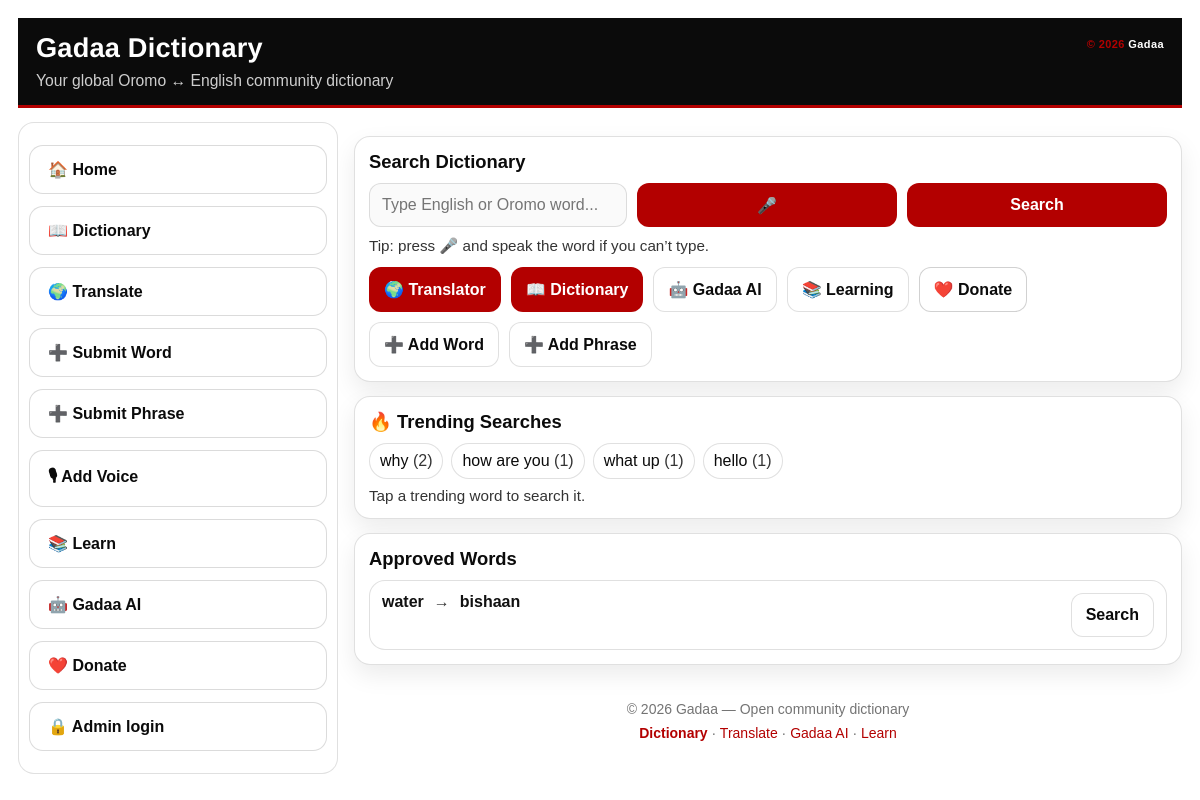
The page / on the database its author committed.
### tables this page shows
CREATE TABLE search_counts (
            query TEXT PRIMARY KEY,
            total_count INTEGER DEFAULT 0,
            today_count INTEGER DEFAULT 0,
            week_count INTEGER DEFAULT 0,
            last_searched_at DATETIME
        );

CREATE TABLE words (
            id INTEGER PRIMARY KEY AUTOINCREMENT,
            english TEXT,
            oromo TEXT,
            status TEXT
        , english_key TEXT, oromo_key TEXT);

### app.py (the view, shortened to what this page needs)
@app.route("/", methods=["GET", "POST"])
def home():
    conn = sqlite3.connect(DB_NAME)
    c = conn.cursor()
    result = None
    result_id = None
    suggestions = None
    audio = None
    c.execute("SELECT id, english, oromo FROM words WHERE status='approved' ORDER BY english ASC")
    all_words = c.fetchall()
    conn.close()
    trending = get_trending(limit=15)
    approved_oromo_audio_word_ids = get_approved_oromo_audio_ids("word")
    return render_template(
        "index.html",
        result=result,
        result_id=result_id,
        audio=audio,
        words=all_words,
        suggestions=suggestions,
        trending=trending,
        approved_oromo_audio_word_ids=approved_oromo_audio_word_ids
    )

### app.py (called while the page is built)
@app.before_request
def force_primary_domain():
    if request.path.startswith("/.well-known/"):
        return None
    if request.host == "gadaoromo.onrender.com":
        return redirect("https://gadaadictionary.com" + request.full_path, code=301)
    return None

@app.context_processor
def inject_globals():
    return dict(
        APP_NAME=APP_NAME,
        SUPPORT_MIN_NOK=SUPPORT_MIN_NOK,
        DONATE_URLS=DONATE_URLS,
        WEBSITE_URL=WEBSITE_URL,
        API_URL=API_URL,
    )

@app.after_request
def add_security_headers(resp):
    resp.headers["X-Content-Type-Options"] = "nosniff"
    resp.headers["X-Frame-Options"] = "SAMEORIGIN"
    if resp.mimetype == "text/html":
        resp.headers.setdefault("Cache-Control", "no-cache")
    return resp

def get_approved_oromo_audio_ids(entry_type: str) -> set:
    if entry_type not in ("word", "phrase"):
        return set()
    conn = sqlite3.connect(DB_NAME)
    c = conn.cursor()
    c.execute("""
        SELECT DISTINCT entry_id
        FROM audio
        WHERE status='approved'
          AND entry_type=?
          AND lang='oromo'
    """, (entry_type,))
    ids = {r[0] for r in c.fetchall()}
    conn.close()
    return ids

def get_trending(limit=20):
    conn = sqlite3.connect(DB_NAME)
    c = conn.cursor()
    c.execute("""
        SELECT query, today_count, week_count, total_count
        FROM search_counts
        ORDER BY today_count DESC, week_count DESC, total_count DESC
        LIMIT ?
    """, (limit,))
    rows = c.fetchall()
    conn.close()
    return rows

@app.after_request
def no_cache_html(resp):
    if resp.mimetype == "text/html":
        resp.headers["Cache-Control"] = "no-store, max-age=0"
        resp.headers["Pragma"] = "no-cache"
    return resp

### templates/index.html (shortened to what this page needs)
<!DOCTYPE html>
<html lang="en">
<head>
  <link rel="stylesheet" href="{{ url_for('static', filename='style.css') }}?v=20260218-2">
</head>
<body>
<div class="container">
 <header class="topbar">
  <div class="brand">
    <h1>{{ APP_NAME }}</h1>
    <p class="tagline">Your global Oromo ↔ English community dictionary</p>
  </div>
  <div class="topbar-right">
    <div class="mini-copy">
      <span class="copy-year">© 2026</span>
      <span class="copy-name">Gadaa</span>
    </div>
  </div>
</header>
<div class="layout">
  <div class="app-shell">
  <aside class="side-menu">
    <a class="side-link" href="/">🏠 Home</a>
    <a class="side-link" href="/dictionary">📖 Dictionary</a>
    <a class="side-link" href="/translate">🌍 Translate</a>
    <a class="side-link" href="/submit">➕ Submit Word</a>
    <a class="side-link" href="/submit_phrase">➕ Submit Phrase</a>
    <a class="side-link" href="/recorder">🎙 Add Voice</a>
    <a class="side-link" href="/learn">📚 Learn</a>
    <a class="side-link" href="/gadaa-ai">🤖 Gadaa AI</a>
    <a class="side-link" href="/support">❤️ Donate</a>
    <a class="side-link" href="/admin">🔒 Admin login</a>
  </aside>
 <main class="content" id="main">
   <section class="card">
    <h2>Search Dictionary</h2>
    <form method="POST" id="searchForm" class="row" style="align-items:stretch;">
      <input type="text" name="word" id="searchWord" placeholder="Type English or Oromo word..." required>
      <button type="button" onclick="startVoiceSearch()" title="Speak search">🎤</button>
      <button type="submit">Search</button>
    </form>
    <div class="subtle" style="margin-top:10px;">
      Tip: press 🎤 and speak the word if you can’t type.
    </div>
    <div class="quick-actions">
      <a class="btn primary" href="/translate">🌍 Translator</a>
      <a class="btn primary" href="/dictionary">📖 Dictionary</a>
      <a class="btn" href="/gadaa-ai">🤖 Gadaa AI</a>
      <a class="btn" href="/learn">📚 Learning</a>
      <a class="btn danger" href="/support">❤️ Donate</a>
      <a class="btn" href="/submit">➕ Add Word</a>
      <a class="btn" href="/submit_phrase">➕ Add Phrase</a>
    </div>
  </section>
  {% if trending %}
    <section class="card">
      <h2>🔥 Trending Searches</h2>
      <div class="chips">
        {% for t in trending %}
          <span class="chip" onclick="useSuggestion('{{ t[0]|e }}')">
            {{ t[0] }} <span class="muted">({{ t[1] }})</span>
          </span>
        {% endfor %}
      </div>
      <div class="subtle" style="margin-top:8px;">Tap a trending word to search it.</div>
    </section>
  {% endif %}
  <section class="card">
    <h2>Approved Words</h2>
    {% if words and words|length > 0 %}
      <div class="word-list">
        {% for w in words %}
          <div class="word-row" style="display:flex; align-items:flex-start; justify-content:space-between; gap:12px;">
            <div style="flex:1; min-width:0;">
              <div style="display:flex; align-items:center; gap:10px; flex-wrap:wrap;">
                <span><b>{{ w[1] }}</b></span>
                <span class="muted">→</span>
                <span><b>{{ w[2] }}</b></span>
              </div>
            </div>
            <button type="button" class="btn" onclick="useSuggestion('{{ w[1]|e }}')" title="Search this word">Search</button>
          </div>
        {% endfor %}
      </div>
    {% else %}
      <p class="muted">No approved words yet. Be the first to submit!</p>
    {% endif %}
  </section>
 <footer class="footer">
  <p>© 2026 Gadaa — Open community dictionary</p>
  <div style="margin-top:8px;">
    <a href="/dictionary"><strong>Dictionary</strong></a> ·
    <a href="/translate">Translate</a> ·
    <a href="/gadaa-ai">Gadaa AI</a> ·
    <a href="/learn">Learn</a>
  </div>
</footer>
</div>
</body>
</html>

### static/style.css (style rules this page uses)
* { margin: 0; padding: 0; box-sizing: border-box; font-family: Arial, sans-serif; }
:root { --bg: #ffffff; --text: #111111; --muted: rgba(17,17,17,0.85); --black: #0b0b0b; --red: #b30000; --redHover: #8f0000; --card: #ffffff; --card2: #fafafa; --border: rgba(0,0,0,0.12); --shadow: 0 10px 24px rgba(0,0,0,0.08); --radius: 16px; --radiusSm: 12px; }
body { background: var(--bg); color: var(--text); }
a { color: var(--red); text-decoration: none; }
.container { max-width: none; margin: 0; padding: 14px 18px; }
.topbar { position: sticky; top: 0; z-index: 60; background: var(--black); color: #fff; padding: 14px 18px; border-bottom: 3px solid var(--red); display:flex; align-items:flex-start; justify-content:space-between; gap: 12px; }
.mini-copy { position: static; margin-top: 6px; font-size: 10px; letter-spacing: 0.4px; white-space: nowrap; font-weight: 500; }
.copy-year { color: #c40000; }
.copy-name { color: #ffffff; }
.brand h1 { margin:0; font-size: 1.7rem; color:#fff; }
.tagline { margin-top: 6px; color: rgba(255,255,255,0.92); }
.subtle { color: var(--muted); font-size: 0.95rem; }
.muted { color: var(--muted); }
.card { margin-top: 14px; background: var(--card); border: 1px solid var(--border); border-radius: var(--radius); padding: 14px; box-shadow: var(--shadow); }
h2 { margin: 0 0 10px; font-size: 1.15rem; color: var(--black); }
h1, h3 { color: var(--black); }
input, select, textarea, button { width: 100%; font-size: 1rem; box-sizing: border-box; }
input, select, textarea { background: var(--card2); border: 1px solid var(--border); color: var(--text); border-radius: var(--radiusSm); padding: 12px; outline: none; }
button { padding: 12px 14px; border-radius: var(--radiusSm); border: none; cursor: pointer; background: var(--red); color: #fff; font-weight: 800; }
.btn { display:inline-block; padding: 12px 14px; border-radius: var(--radiusSm); border: 1px solid var(--border); background: #fff; color: var(--black); text-decoration:none; font-weight: 800; text-align:center; }
.btn.primary { background: var(--red); color: #fff; border-color: rgba(179,0,0,0.25); }
.btn.danger, .danger { background: #fff; color: var(--black); border: 1px solid rgba(0,0,0,0.18); }
.row { display:flex; gap: 10px; align-items:center; }
.row > * { flex: 1; }
.quick-actions { display:flex; flex-wrap:wrap; gap: 10px; margin-top: 12px; }
.chips { display:flex; flex-wrap:wrap; gap:8px; margin-top: 10px; }
.chip { display:inline-block; padding: 8px 10px; border-radius: 999px; border: 1px solid var(--border); background: #fff; color: var(--black); cursor:pointer; user-select:none; }
.word-list { margin-top: 10px; display:flex; flex-direction:column; gap: 8px; }
.word-row { display:flex; align-items:center; justify-content:space-between; gap: 10px; padding: 12px; border-radius: var(--radius); border: 1px solid var(--border); background: #fff; }
.footer { margin-top: 18px; text-align:center; color: rgba(0,0,0,0.55); padding: 18px 0; font-size: 14px; }
@media (min-width: 800px) { .container { padding: 18px; } }
.word-row button, .word-row .btn { width: auto; }
a, button, .chip { transition: transform 120ms ease, opacity 120ms ease, box-shadow 120ms ease; }
.card { animation: fadeUp 180ms ease; }
.app-shell { display: grid; grid-template-columns: 320px 1fr; gap: 16px; align-items: start; margin-top: 14px; }
.side-menu { position: sticky; top: 110px; max-height: calc(100vh - 130px); overflow: auto; background: #fff; border: 1px solid var(--border); border-radius: var(--radius); padding: 10px; }
.side-link { display:flex; align-items:center; gap: 12px; min-height: 48px; padding: 14px 18px; margin: 12px 0; border: 1px solid rgba(0,0,0,0.14); border-radius: 14px; background: #fff; color: var(--black); font-weight: 800; text-decoration: none; }
.topbar .brand h1 { color: #fff; font-weight: 900; letter-spacing: 0.2px; text-rendering: geometricPrecision; }
.topbar .tagline { color: rgba(255,255,255,0.80); font-size: 0.98rem; line-height: 1.35; margin-top: 6px; }
.topbar-right { display:flex; align-items:flex-start; gap: 16px; }
.mini-copy { margin-top: 6px; font-size: 11px; letter-spacing: 0.4px; font-weight: 800; }
.copy-year { color: var(--red); font-weight: 900; }
.copy-name { color: #fff; font-weight: 900; }

### rows shown on the page
search_counts: query "why", today_count "2"
search_counts: query "how are you", today_count "1"
search_counts: query "what up", today_count "1"
search_counts: query "hello", today_count "1"
words: english "water", oromo "bishaan"

### other values the page prints
{{ APP_NAME }} "Gadaa Dictionary"
